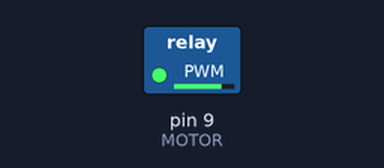
Recording of a sketch running on a simulated Arduino Uno, built with avr-gcc and run on an emulated ATmega328P. Shown: switched loads named in the sketch (green lamp = pin HIGH). Dashed ring = blinking. What the sketch prints to the serial monitor is not drawn.

Above: at 0.05 s.
Timing chart, 0 to 3.0 s (numbered marks = the images above):
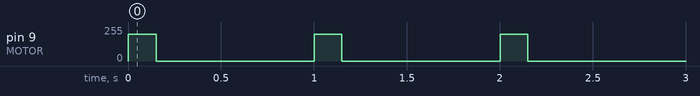

Measured:
- by itself, pin 9 (MOTOR): alternates 200/255 for 0.15 s and 0/255 for 0.85 s

The sketch:

sketch.ino
```cpp
// TASK 1: MAKE SOMETHING SPIN
//
// Goal: a motor you control from code, in under five minutes.
//
// Upload this. The motor pulses. Then change the two numbers marked CHANGE ME
// and upload again. That loop, edit and re-upload, is the whole workshop.
//
// PINS  build this before you upload
//
//   D9  PWM ---[ 1k ]--- PN2222 base
//                        emitter -> GND
//                        collector -> motor -> +5V
//                        1N4148 across the motor, BAND to +5V
//
//   Only pins 3, 5, 6, 9, 10 and 11 can do PWM on an Uno. The motor needs
//   one of those, because analogWrite on any other pin only gives on/off.
//
// WHY NOT STRAIGHT TO THE PIN: an Arduino pin gives 40 mA. This motor draws
// 100 mA at 5V (80 mA at 4V, 60 mA at 3V, per the Adafruit 1201 datasheet).
// The transistor lets a small pin current switch a bigger one. Adafruit
// suggest a PN2222 for full control; a 2N2222 behaves the same here.
//
// Rated 2.5 to 3.8V, but it will run from 2V to 5V. Higher voltage means
// more current AND a stronger buzz, which is the compromise this task is
// about. 11000 RPM at 5V.

const int MOTOR = 9;      // must be a PWM pin: 3, 5, 6, 9, 10, 11

// ---- CHANGE ME ------------------------------------------------------------
int strength = 200;       // 0-255. How hard it buzzes.
int onTime   = 150;       // ms the motor runs
int offTime  = 850;       // ms of silence between buzzes
// ---------------------------------------------------------------------------

void setup() {
  pinMode(MOTOR, OUTPUT);
  Serial.begin(9600);
  Serial.println("Spinning. Edit strength/onTime/offTime and re-upload.");
}

void loop() {
  analogWrite(MOTOR, strength);   // on
  delay(onTime);
  analogWrite(MOTOR, 0);          // off
  delay(offTime);
}

// ---- THINGS TO TRY --------------------------------------------------------
//
// 1. Drop `strength` to 80. Does it still move? Most coin motors stall
//    somewhere around 90 because they cannot overcome their own friction.
//    Find YOUR motor's floor. Write it down, you will need it later.
//
// 2. Set onTime to 40 and offTime to 60. Now it is a texture, not an event.
//    Somewhere between 60 ms and 400 ms it stops feeling like a buzz and
//    starts feeling like a pulse. Where is that line for you?
//
// 3. Try strength 255 with onTime 800. Is it more urgent, or just annoying?
//    Urgency comes mostly from RATE, not power. Worth knowing before you
//    design an alert.
//
// 4. Harder: make it ramp. Replace loop() with a for-loop that walks
//    `strength` from 0 to 255 in steps of 5 with a delay(20) between each.
//    A motor that eases in reads as deliberate; one that slams on reads as
//    a fault.
```
